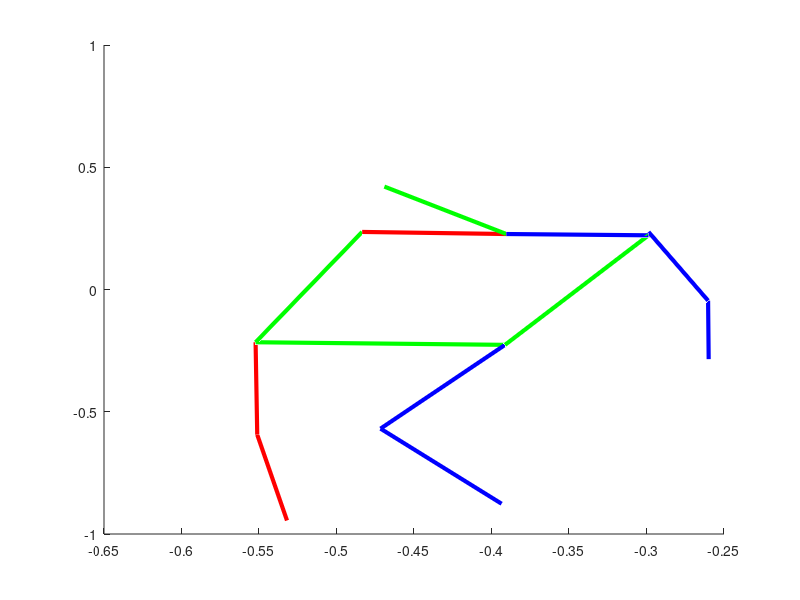

MATLAB code to generate this figure:
clear all; clc;
disp('Program started');
% ff = load('C:\trs\ws_emor\emor_trs-master\y-asti\csvF\s1a_16_transformed.csv');
ff = load('s1a_16_2.csv');
time = load('s1a_16.csv');

% FORMULA  angle = arccos[(xa * xb + ya * yb + za * zb) / (?(xa2 + ya2 + za2) * ?(xb2 + yb2 + zb2))]

figure(1); hold on;
% axis([-1 1 -1 1]);
JointAngles = [];
for i=1:50
    cla;
    % vector from joint-joint
    nose_neck(i) = sqrt( (ff(i,1)-ff(i,4))^2 + (ff(i,2)-ff(i,5))^2 + (ff(i,3)-ff(i,6))^2 );
        % RIGHT ARM
    Rshoulder_neck(i) = sqrt( (ff(i,7)-ff(i,4))^2 + (ff(i,8)-ff(i,5))^2 + (ff(i,9)-ff(i,6))^2 );
    Rshoulder_Relbow(i) = sqrt( (ff(i,7)-ff(i,10))^2 + (ff(i,8)-ff(i,11))^2 + (ff(i,9)-ff(i,12))^2 );                                 
    Relbow_Rwrist(i) = sqrt( (ff(i,10)-ff(i,13))^2 + (ff(i,11)-ff(i,14))^2 + (ff(i,12)-ff(i,15))^2 );
    
        % LEFT ARM
    neck_Lshoulder(i) =  sqrt( (ff(i,4)-ff(i,16))^2 + (ff(i,5)-ff(i,17))^2 + (ff(i,6)-ff(i,18))^2 );
    Lshoulder_Lelbow(i) = sqrt( (ff(i,16)-ff(i,19))^2 + (ff(i,17)-ff(i,20))^2 + (ff(i,18)-ff(i,21))^2 );
    Lelbow_Lwrist(i) = sqrt( (ff(i,19)-ff(i,22))^2 + (ff(i,20)-ff(i,23))^2 + (ff(i,21)-ff(i,24))^2 );
    
        % Body
    neck_Rhip(i) = sqrt( (ff(i,4)-ff(i,25))^2 + (ff(i,5)-ff(i,26))^2 + (ff(i,6)-ff(i,27))^2 );
    neck_Lhip(i) = sqrt( (ff(i,4)-ff(i,34))^2 + (ff(i,5)-ff(i,35))^2 + (ff(i,6)-ff(i,36))^2 );
    
        % RIGHT LEG
    Rhip_Rknee(i) = sqrt( (ff(i,25)-ff(i,28))^2 + (ff(i,26)-ff(i,29))^2 + (ff(i,27)-ff(i,30))^2 );
    Rknee_Rfoot(i) = sqrt( (ff(i,28)-ff(i,31))^2 + (ff(i,29)-ff(i,32))^2 + (ff(i,30)-ff(i,33))^2 );
        
        % LEFT LEG
    Lhip_Lknee(i) = sqrt( (ff(i,34)-ff(i,37))^2 + (ff(i,35)-ff(i,38))^2 + (ff(i,36)-ff(i,39))^2 );    
    Lknee_Lfoot(i) = sqrt( (ff(i,37)-ff(i,40))^2 + (ff(i,38)-ff(i,41))^2 + (ff(i,39)-ff(i,42))^2 );
    
    % angles joints
    v_neck(1:3,i) = [ ff(i,4)-ff(i,1); ff(i,2)-ff(i,5);  ff(i,3)-ff(i,6) ] ;
    v_Rshoulder(1:3,i) = [ ff(i,4)-ff(i,7); ff(i,5)-ff(i,8); ff(i,6)-ff(i,9) ];
    v_upperRArm(1:3,i) = [ ff(i,10)-ff(i,7); ff(i,11)-ff(i,8); ff(i,12)-ff(i,9) ];
    v_foreRArm(1:3,i) = [ ff(i,13)-ff(i,10); ff(i,14)-ff(i,11); ff(i,15)-ff(i,12) ];
    v_Lshoulder(1:3,i) = [ ff(i,4)-ff(i,16); ff(i,5)-ff(i,17); ff(i,6)-ff(i,18) ];
    v_upperLArm(1:3,i) = [ ff(i,19)-ff(i,16); ff(i,20)-ff(i,17); ff(i,21)-ff(i,18) ];
    v_foreLArm(1:3,i) = [ ff(i,22)-ff(i,19); ff(i,23)-ff(i,20); ff(i,24)-ff(i,21) ];
    v_Lbody(1:3,i) = [ ff(i,4)-ff(i,25); ff(i,5)-ff(i,26); ff(i,6)-ff(i,27) ];
    v_Rbody(1:3,i) = [ ff(i,4)-ff(i,34); ff(i,5)-ff(i,35); ff(i,6)-ff(i,36) ];
    v_Rtigh(1:3,i) = [ ff(i,28)-ff(i,25); ff(i,29)-ff(i,26); ff(i,30)-ff(i,27) ];
    v_Ltigh(1:3,i) = [ ff(i,37)-ff(i,34); ff(i,38)-ff(i,35); ff(i,39)-ff(i,36) ]; 
    v_Rleg(1:3,i) = [ ff(i,31)-ff(i,28); ff(i,32)-ff(i,29); ff(i,33)-ff(i,30) ];
    v_Lleg(1:3,i) = [ ff(i,40)-ff(i,37); ff(i,41)-ff(i,38); ff(i,42)-ff(i,39) ];
    
    storage = [v_neck(1:3,i),v_Rshoulder(1:3,i),  v_upperRArm(1:3,i), v_foreRArm(1:3,i), v_Lshoulder(1:3,i), v_upperLArm(1:3,i), v_foreLArm(1:3,i), ...
        v_Lbody(1:3,i), v_Rbody(1:3,i), v_Rtigh(1:3,i),v_Rleg(1:3,i), v_Ltigh(1:3,i),v_Rleg(1:3,i)];
       
    
    
    % angles joints
    A_Rshoulder(i,1) = rad2deg(acos((v_Rshoulder(1,i)*v_upperRArm(1,i) + v_Rshoulder(2,i)*v_upperRArm(2,i) +  v_Rshoulder(3,i)*v_upperRArm(3,i))/ ...
        ( sqrt(v_Rshoulder(1,i)^2 + v_Rshoulder(2,i)^2 + v_Rshoulder(3,i)^2) * sqrt(v_upperRArm(1,i)^2 + v_upperRArm(2,i)^2 + v_upperRArm(3,i)^2))) ); 
    A_Lshoulder(i,1) = rad2deg(acos((v_Lshoulder(1,i)*v_upperLArm(1,i) + v_Lshoulder(2,i)*v_upperLArm(2,i) + v_Lshoulder(3,i)*v_upperLArm(3,i))/ ...
        ( sqrt(v_Lshoulder(1,i)^2 + v_Lshoulder(2,i)^2 + v_Lshoulder(3,i)^2) * sqrt(v_upperLArm(1,i)^2 + v_upperLArm(2,i)^2 + v_upperLArm(3,i)^2))) );     
    A_Relbow(i,1) = rad2deg(acos(( (-v_upperRArm(1,i))*v_foreRArm(1,i) + (-v_upperRArm(2,i))*v_foreRArm(2,i) +  (-v_upperRArm(3,i))*v_foreRArm(3,i) )/ ...
        ( sqrt(v_upperRArm(1,i)^2 + v_upperRArm(2,i)^2 + v_upperRArm(3,i)^2) * sqrt(v_foreRArm(1,i)^2 + v_foreRArm(2,i)^2 + v_foreRArm(3,i)^2))) ); 
    A_Lelbow(i,1) = rad2deg(acos(( (-v_upperLArm(1,i))*v_foreLArm(1,i) + (-v_upperLArm(2,i))*v_foreLArm(2,i) +  (-v_upperLArm(3,i))*v_foreLArm(3,i) )/ ...
        ( sqrt(v_upperLArm(1,i)^2 + v_upperLArm(2,i)^2 + v_upperLArm(3,i)^2) * sqrt(v_foreLArm(1,i)^2 + v_foreLArm(2,i)^2 + v_foreLArm(3,i)^2))) );
    
    A_Rhip(i,1) = rad2deg(acos(( v_Rbody(1,i)*v_Rtigh(1,i) + v_Rbody(2,i)*v_Rtigh(2,i) + v_Rbody(3,i)*v_Rtigh(3,i) )/ ...
        ( sqrt(v_Rbody(1,i)^2 + v_Rbody(2,i)^2 + v_Rbody(3,i)^2) * sqrt(v_Rtigh(1,i)^2 + v_Rtigh(2,i)^2 + v_Rtigh(3,i)^2)))) ; 
    A_Lhip(i,1) = rad2deg(acos(( v_Lbody(1,i)*v_Ltigh(1,i) + v_Lbody(2,i)*v_Ltigh(2,i) + v_Lbody(3,i)*v_Ltigh(3,i) )/ ...
        ( sqrt(v_Lbody(1,i)^2 + v_Lbody(2,i)^2 + v_Lbody(3,i)^2) * sqrt(v_Ltigh(1,i)^2 + v_Ltigh(2,i)^2 + v_Ltigh(3,i)^2)))) ; 
    A_Lknee(i,1) = rad2deg(acos(( (-v_Ltigh(1,i))*v_Lleg(1,i) - v_Ltigh(2,i)*v_Lleg(2,i) - v_Ltigh(3,i)*v_Lleg(3,i) )/ ...
        ( sqrt(v_Ltigh(1,i)^2 + v_Ltigh(2,i)^2 + v_Ltigh(3,i)^2) * sqrt(v_Lleg(1,i)^2 + v_Lleg(2,i)^2 + v_Lleg(3,i)^2)))) ;
    A_Rknee(i,1) = rad2deg(acos(( (-v_Rtigh(1,i))*v_Rleg(1,i) - v_Rtigh(2,i)*v_Rleg(2,i) - v_Rtigh(3,i)*v_Rleg(3,i) )/ ...
        ( sqrt(v_Rtigh(1,i)^2 + v_Rtigh(2,i)^2 + v_Rtigh(3,i)^2) * sqrt(v_Rleg(1,i)^2 + v_Rleg(2,i)^2 + v_Rleg(3,i)^2)))) ;
    
    JointAngles = [JointAngles; A_Rshoulder(i,1),A_Lshoulder(i,1), A_Relbow(i,1),A_Lelbow(i,1), A_Rhip(i,1), A_Lhip(i,1), A_Lknee(i,1), A_Rknee(i,1)];
    % transform
    
    
    
    
    % plot
    
    % right side UP
    line( [ff(i,7) ff(i,4)], [ ff(i,8) ff(i,5) ],  [ ff(i,9) ff(i,6) ], 'linewidth', 3, 'color', 'r'); % R shoulder
    line( [ff(i,10) ff(i,7)], [ ff(i,11) ff(i,8) ],  [ ff(i,12) ff(i,9) ], 'linewidth', 3, 'color', 'r'); % R UpperArm
    line( [ff(i,13) ff(i,10)], [ ff(i,14) ff(i,11) ],  [ ff(i,15) ff(i,12) ], 'linewidth', 3, 'color', 'r'); % R ForeArm    
        
    % Left side UP
    line( [ff(i,16) ff(i,4)], [ ff(i,17) ff(i,5) ],  [ ff(i,18) ff(i,6) ], 'linewidth', 3, 'color', 'b'); % L shoulder
    line( [ff(i,19) ff(i,16)], [ ff(i,20) ff(i,8) ],  [ ff(i,21) ff(i,18) ], 'linewidth', 3, 'color', 'b'); % R UpperArm
    line( [ff(i,22) ff(i,19)], [ ff(i,23) ff(i,20) ],  [ ff(i,24) ff(i,21) ], 'linewidth', 3, 'color', 'b'); % R ForeArm      
    
    % body
    line( [ff(i,1) ff(i,4)], [ ff(i,2) ff(i,5) ],  [ ff(i,3) ff(i,6) ], 'linewidth', 3, 'color', 'g'); % neck
%     line( [ff(i,25) ff(i,4)], [ ff(i,26) ff(i,5) ],  [ ff(i,27) ff(i,6) ], 'linewidth', 3, 'color', 'g'); % right
%     line( [ff(i,34) ff(i,4)], [ ff(i,35) ff(i,5) ],  [ ff(i,36) ff(i,6) ], 'linewidth', 3, 'color', 'g'); % left
    line( [ff(i,25) ff(i,7)], [ ff(i,26) ff(i,8) ],  [ ff(i,27) ff(i,9) ], 'linewidth', 3, 'color', 'g'); % R shoulder-hip
    line( [ff(i,34) ff(i,16)], [ ff(i,35) ff(i,17) ],  [ ff(i,36) ff(i,18) ], 'linewidth', 3, 'color', 'g'); % L shoulder-hip
    line( [ff(i,34) ff(i,25)], [ ff(i,35) ff(i,26) ],  [ ff(i,36) ff(i,27) ], 'linewidth', 3, 'color', 'g'); % LR hip
    
    % right side BUTTOM
    line( [ff(i,25) ff(i,28)], [ ff(i,26) ff(i,29) ],  [ ff(i,27) ff(i,30) ], 'linewidth', 3, 'color', 'r'); % R tigh
    line( [ff(i,31) ff(i,28)], [ ff(i,32) ff(i,29) ],  [ ff(i,33) ff(i,30) ], 'linewidth', 3, 'color', 'r'); % R shrank  
        
    % Left side BUTTOM
    line( [ff(i,34) ff(i,37)], [ ff(i,35) ff(i,38) ],  [ ff(i,36) ff(i,39) ], 'linewidth', 3, 'color', 'b'); % L tigh
    line( [ff(i,40) ff(i,37)], [ ff(i,41) ff(i,38) ],  [ ff(i,42) ff(i,39) ], 'linewidth', 3, 'color', 'b'); % L shrank 
    
%     line(v_upperRArm(1:3,i), v_foreRRArm(1:3,i), 'linewidth', 3, 'color', 'k'); % upper arm

%     left side
    
     
     %% find COM of each segment
     % Thigh o.433 of thigh length
     com_Lthigh = [0.433*(ff(i,25)+ff(i,28)); 0.433*(ff(i,26)+ff(i,29));  0.433*(ff(i,27)+ff(i,30))]; % R thigh
     com_Rthigh = [0.433*(ff(i,34)+ff(i,37)); 0.433*(ff(i,35)+ff(i,38));  0.433*(ff(i,36)+ff(i,39))]; % L thigh
     % Shrank 0.433 of length
     com_Lshrank = [0.433*(ff(i,31)+ff(i,28)); 0.433*(ff(i,32)+ff(i,29));  0.433*(ff(i,33)+ff(i,30))]; % R shrank
     com_Rshrank = [0.433*(ff(i,40)+ff(i,37)); 0.433*(ff(i,41)+ff(i,38));  0.433*(ff(i,42)+ff(i,39))]; % L shrank
     
     com_x(i,:) = [com_Rthigh(1,1), com_Rshrank(1,1), com_Lthigh(1,1), com_Lshrank(1,1)];
     com_y(i,:) = [com_Rthigh(2,1), com_Rshrank(2,1), com_Lthigh(2,1), com_Lshrank(2,1)];
     pause(0.1);  
     
     
     %% velocity
     dx_lib = []; % library to store Vx
     dy_lib = []; % library to store Vx
     if i >=3
         k = i-1;         
         dx_temp = [];
         dy_temp = [];
            for j = 1:4
                dx = (com_x(k+1, j)-com_x(k-1,j))./((time(k+1,1)- time(k-1,1)));
                dy = (com_y(k+1, j)-com_y(k-1,j))./((time(k+1,1)- time(k-1,1)));
                dx_temp = [dx_temp, dx];
                dy_temp = [dy_temp, dy];
            end
            dx_lib = [dx_lib; dx_temp];
            dy_lib= [dy_lib; dy_temp];
         
         
         
         
         
     end
     
     
     
     
 
end
hold off;




    %% function 
function [new_location]= local2global(translation,JointAngles,local_coordinate)

    R = [cos(JointAngles) -sin(JointAngles);
    sin(JointAngles) cos(JointAngles)];

    new_location=translation+R*local_coordinate;

end